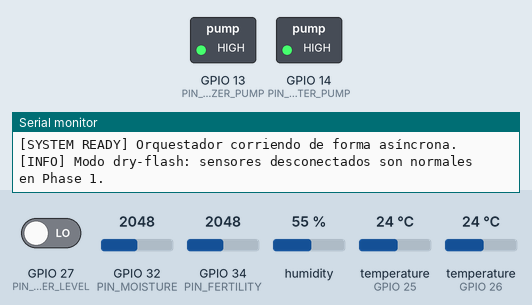
This program was run on a simulated ESP32. On the bench: switched loads named in the program (green lamp = pin HIGH), the last lines printed to the serial monitor. Inputs (shaded band) come from the test bench; at power-on: GPIO 32 (PIN_MOISTURE) = 2048, GPIO 34 (PIN_FERTILITY) = 2048, GPIO 27 (PIN_WATER_LEVEL) LOW, humidity 55 %, temperature (sensors on GPIO 25, GPIO 26) 24 °C.

Above: at 4.2 s.
4.3 s: GPIO 32 (PIN_MOISTURE) set to 160
10.6 s: GPIO 34 (PIN_FERTILITY) set to 160
22.2 s: GPIO 27 (PIN_WATER_LEVEL) driven HIGH
32.2 s: GPIO 32 (PIN_MOISTURE) set to 2434
42.2 s: GPIO 32 (PIN_MOISTURE) set to 2546
At 46.7 s:
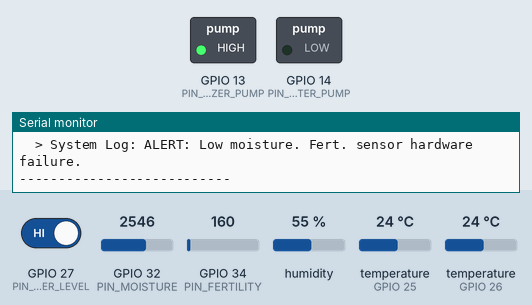
48.5 s: GPIO 34 (PIN_FERTILITY) set to 3232
57.2 s: GPIO 34 (PIN_FERTILITY) set to 3324
At 61.7 s:
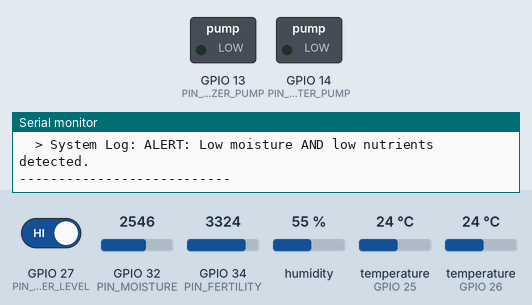
Timing chart, 0 to 63.2 s (numbered marks = the images above; inputs shaded):
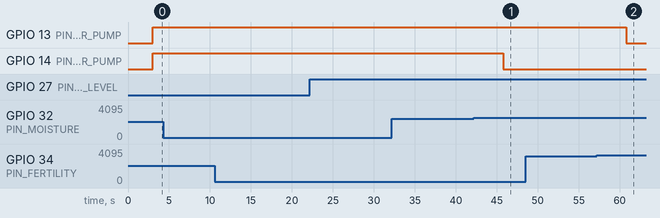

The program:

main.cpp
```cpp
#include <Arduino.h>
#include "IrrigationController.h"

// ==========================================
// CONFIGURACIÓN DE ASIGNACIÓN DE PINES (GPIO)
// ==========================================
// Pines de Sensores
const uint8_t PIN_MOISTURE    = 32; // ADC1
const uint8_t PIN_FERTILITY   = 34; // ADC1
const uint8_t PIN_TEMP_SUELO  = 25; // Bus OneWire digital
const uint8_t PIN_DHT22       = 26; // Digital DHT
const uint8_t PIN_WATER_LEVEL = 27; // Entrada Digital Boya

// Pines de Actuadores (Relés de Bombas)
const uint8_t PIN_WATER_PUMP      = 14; // Salida digital — seguro, no es strapping pin
const uint8_t PIN_FERTILIZER_PUMP = 13; // Salida digital — seguro, no es strapping pin

// Instanciación única del Orquestador Global
IrrigationController controller(
    PIN_MOISTURE, PIN_FERTILITY, PIN_TEMP_SUELO, PIN_DHT22, PIN_WATER_LEVEL,
    PIN_WATER_PUMP, PIN_FERTILIZER_PUMP
);

void setup() {
    // Abrimos consola serial para debugear
    Serial.begin(115200);
    delay(3000); // Allow time to open serial monitor before boot messages
    Serial.println("[SYSTEM START] Inicializando AquaEdge Core...");

    // Inicializa todo el pipeline de componentes
    controller.begin();

    Serial.println("[SYSTEM READY] Orquestador corriendo de forma asíncrona.");
    Serial.println("[INFO] Modo dry-flash: sensores desconectados son normales en Phase 1.");
}

void loop() {
    // El método tick se ejecuta a máxima velocidad revisando los deltas de tiempo
    controller.tick();

    // Aquí puedes meter otras tareas pesadas en el futuro sin que congelen el riego
}
```

AgronomicEvaluator.h
```cpp
#ifndef AGRONOMIC_EVALUATOR_H
#define AGRONOMIC_EVALUATOR_H

#include "Readings.h"

class AgronomicEvaluator {
private:
    // Umbrales de negocio (Reglas agronómicas fijas)
    const float MOISTURE_THRESHOLD = 30.0f;     // Suelo seco si es menor al 30%
    const float FERTILITY_THRESHOLD = 1.5f;    // Nutrientes bajos si la CE es menor a 1.5 mS/cm

public:
    // Constructor por defecto
    AgronomicEvaluator();

    // Método principal que recibe el estado inmutable y calcula el diagnóstico
    AgronomicDiagnosis evaluate(const CropState& state);
};

#endif // AGRONOMIC_EVALUATOR_H
```

BaseActuator.h
```cpp
#ifndef BASEACTUATOR_H
#define BASEACTUATOR_H

#include <Arduino.h>
#include "Types.h"

class BaseActuator {
protected:
    uint8_t pin; // Pin GPIO asignado al actuador en el ESP32

public:
    // Constructor que inicializa el pin físico
    BaseActuator(uint8_t actuatorPin) : pin(actuatorPin) {}

    // Destructor virtual para evitar memory leaks
    virtual ~BaseActuator() {}

    // Método de inicialización obligatorio (ej: configurar pinMode como OUTPUT)
    virtual void begin() = 0;

    // Método abstracto para ejecutar un comando específico de negocio
    virtual void execute(Command cmd) = 0;
};

#endif // BASEACTUATOR_H
```

BaseSensor.h
```cpp
#ifndef BASESENSOR_H
#define BASESENSOR_H

#include <Arduino.h> // Necesario para usar tipos nativos como uint8_t

class BaseSensor {
protected:
    uint8_t pin; // Pin GPIO asignado al sensor en el ESP32

public:
    // Constructor que inicializa el pin físico
    BaseSensor(uint8_t sensorPin) : pin(sensorPin) {}

    // Destructor virtual (Buena práctica en C++ para evitar memory leaks al usar herencia)
    virtual ~BaseSensor() {}

    // Método de inicialización (ej: configurar pinMode)
    virtual void begin() = 0; // = 0 significa que es una función virtual pura (abstracta)
};

#endif // BASESENSOR_H
```

DHT22Sensor.h
```cpp
#ifndef DHT22SENSOR_H
#define DHT22SENSOR_H

#include "BaseSensor.h"
#include "Readings.h"
#include <DHT.h> // Librería oficial de Adafruit para sensores DHT

class DHT22Sensor : public BaseSensor {
private:
    DHT dhtInstance; // Instancia interna de la librería de Adafruit

public:
    // Constructor: Pasa el pin a la base e inicializa la instancia interna
    // El segundo parámetro le dice a la librería que físicamente es un DHT22 (y no un DHT11)
    DHT22Sensor(uint8_t sensorPin);

    // Inicialización del sensor (configuración del protocolo)
    void begin() override;

    // Método que procesa las variables climáticas y devuelve el DTO compuesto
    EnvironmentReading read();
};

#endif // DHT22SENSOR_H
```

FertilizerPump.h
```cpp
#ifndef FERTILIZERPUMP_H
#define FERTILIZERPUMP_H

#include "BaseActuator.h"

class FertilizerPump : public BaseActuator {
public:
    FertilizerPump(uint8_t actuatorPin);
    void begin() override;
    void execute(Command cmd) override;
};

#endif // FERTILIZERPUMP_H
```

IrrigationController.h
```cpp
#ifndef IRRIGATIONCONTROLLER_H
#define IRRIGATIONCONTROLLER_H

#include "SoilMoistureSensor.h"
#include "SoilFertilitySensor.h"
#include "SoilTemperatureSensor.h"
#include "DHT22Sensor.h"
#include "WaterLevelSensor.h"
#include "AgronomicEvaluator.h"
#include "WaterPump.h"
#include "FertilizerPump.h"
#include "TelemetryClient.h"
#include "Types.h"

class IrrigationController {
private:
    // Instancias de Componentes mediante Composición
    SoilMoistureSensor     _moistureSensor;
    SoilFertilitySensor    _fertilitySensor;
    SoilTemperatureSensor  _tempSensor;
    DHT22Sensor            _dhtSensor;
    WaterLevelSensor       _waterLevelSensor;

    AgronomicEvaluator     _evaluador;

    WaterPump              _waterPump;
    FertilizerPump         _fertilizerPump;

    TelemetryClient        _telemetry;

    // Control de Tiempos Asíncronos
    unsigned long _lastTick;
    unsigned long _lastTelemetry;
    const unsigned long TICK_INTERVAL = 5000; // Ejecutar ciclo cada 5 segundos (5000ms)
    const unsigned long TELEMETRY_INTERVAL = 5000; // Reportar telemetría cada 5 segundos

    // Phase 2: Remote override state tracking (fixed-duration commands)
    struct OverrideState {
        bool active = false;
        unsigned long endTime = 0;
    };
    OverrideState _waterOverride;
    OverrideState _fertilizerOverride;

    static constexpr uint8_t MAX_CMD_RESULTS = 4;
    CommandResult _cmdResults[MAX_CMD_RESULTS];
    uint8_t _cmdResultCount = 0;

    void _checkOverrideTimeouts(unsigned long now);
    void _processRemoteCommands(const CropState& state, unsigned long now);
    void _reportCommandResult(const char* command, bool executed, const char* reason);
    void _driveActuators(AgronomicDiagnosis& diagnosis, unsigned long now);

public:
    // El constructor recibe los mapeos de pines asignados de todo el sistema
    IrrigationController(
        uint8_t pinMoisture, uint8_t pinFertility, uint8_t pinTemp, uint8_t pinDHT, uint8_t pinWaterLevel,
        uint8_t pinWaterPump, uint8_t pinFertilizerPump
    );

    void begin();

    // Método cíclico principal (se invoca en el loop sin bloquear)
    void tick();
};

#endif // IRRIGATIONCONTROLLER_H
```

Readings.h
```cpp
#ifndef READINGS_H
#define READINGS_H

#include "Types.h"

struct SoilMoistureReading {
    float percentage;
    int rawValue; // ADC crudo (0–4095) para calibración y debugging
    bool isValid; // True si el sensor capacitivo está respondiendo correctamente
};

struct SoilFertilityReading {
    float conductivity;
    int rawValue; // ADC crudo (0–4095) para calibración y debugging
    bool isValid; // True si el sensor resistivo YL-69 está conectado
};

struct SoilTemperatureReading {
    float celsius;
    bool isValid; // True si la sonda DS18B20 responde en el bus OneWire
};

struct EnvironmentReading {
    float temperature;
    float humidity;
    bool isValid; // True si el DHT22 no arroja NaN (Not a Number)
};

struct WaterLevelReading {
    WaterLevelStatus status;
    bool isValid; // True si los pines de la boya hacen buen contacto
};

struct CropState {
    SoilMoistureReading soilMoisture;
    SoilFertilityReading soilFertility;
    SoilTemperatureReading soilTemperature;
    EnvironmentReading environment;
    WaterLevelReading waterLevel;
};

struct AgronomicDiagnosis {
    bool requiresIrrigation;
    bool requiresFertilization;
    const char* alertMessage;
};

#endif
```

SoilFertilitySensor.h
```cpp
#ifndef SOILFERTILITYSENSOR_H
#define SOILFERTILITYSENSOR_H

#include "BaseSensor.h"
#include "Readings.h"

class SoilFertilitySensor : public BaseSensor {
private:
    // Valores de calibración típicos para conductividad eléctrica (EC) cruda
    // Se calibran metiendo el sensor en agua destilada (baja fertilidad)
    // versus agua con fertilizante/compost disuelto (alta fertilidad)
    const uint16_t MAX_RESISTANCE = 4095; // Suelo pobre en nutrientes (Voltaje alto) — calibrado
    const uint16_t MIN_RESISTANCE = 1400; // Suelo óptimo/saturado de nutrientes (Voltaje bajo) — calibrado con buffer

public:
    // Constructor que delega el pin a BaseSensor
    SoilFertilitySensor(uint8_t sensorPin);

    // Implementación del contrato de inicialización
    void begin() override;

    // Método para resolver la lectura y devolver el DTO específico
    SoilFertilityReading read();
};

#endif // SOILFERTILITYSENSOR_H
```

SoilMoistureSensor.h
```cpp
#ifndef SOILMOISTURESENSOR_H
#define SOILMOISTURESENSOR_H

#include "BaseSensor.h"
#include "Readings.h"

class SoilMoistureSensor : public BaseSensor {
private:
    // Valores de calibración típicos para el ADC de 12 bits del ESP32
    // Nota: Estos valores se ajustan con pruebas reales metiendo el sensor en agua y aire
    const uint16_t AIR_VALUE = 3120;  // Valor crudo en seco (0%) — calibrado
    const uint16_t WATER_VALUE = 1070; // Valor crudo en agua (100%) — calibrado

public:
    // Constructor: Pasa el pin a la clase base usando la lista de inicialización
    SoilMoistureSensor(uint8_t sensorPin);

    // Implementación obligatoria del método de la interfaz/clase abstracta
    void begin() override;

    // Método propio para obtener el DTO de lectura estructurado
    SoilMoistureReading read();
};

#endif // SOILMOISTURESENSOR_H
```

SoilTemperatureSensor.h
```cpp
#ifndef SOILTEMPERATURESENSOR_H
#define SOILTEMPERATURESENSOR_H

#include "BaseSensor.h"
#include "Readings.h"
#include <OneWire.h>           // Librería de bajo nivel para el bus
#include <DallasTemperature.h> // Librería de alto nivel para el chip

class SoilTemperatureSensor : public BaseSensor {
private:
    // Creamos las instancias necesarias para gestionar la comunicación digital
    OneWire oneWireInstance;
    DallasTemperature dallasSensor;
    bool _initialized;

public:
    // Constructor
    SoilTemperatureSensor(uint8_t sensorPin);

    // Inicialización del bus OneWire
    void begin() override;

    // Método para capturar la temperatura en formato DTO
    SoilTemperatureReading read();
};

#endif // SOILTEMPERATURESENSOR_H
```

TelemetryClient.h
```cpp
#ifndef TELEMETRYCLIENT_H
#define TELEMETRYCLIENT_H

#include <Arduino.h>
#include <WiFi.h>
#include <HTTPClient.h>
#include <ArduinoJson.h>
#include "Readings.h"
#include "Types.h"

class TelemetryClient {
public:
    TelemetryClient();
    void begin();
    void send(const CropState& state, const AgronomicDiagnosis& diagnosis,
              const CommandResult* cmdResults = nullptr, uint8_t cmdResultCount = 0);

    // Phase 2: retrieve commands piggybacked in the telemetry response
    bool hasPendingCommands() const;
    uint8_t pendingCommandCount() const;
    const RemoteCommand* pendingCommands() const;
    void clearPendingCommands();

private:
    unsigned long _tickCount;
    unsigned long _lastWiFiAttempt;
    unsigned long _txFailures;
    const unsigned long WIFI_RETRY_INTERVAL_MS = 30000; // 30 seconds

    RemoteCommand _pendingCommands[MAX_PENDING_COMMANDS];
    uint8_t _pendingCount;

    bool _ensureWiFi();
    void _sendHttp(const String& jsonPayload);
    void _parseResponse(const String& responseBody);
    String _buildJson(const CropState& state, const AgronomicDiagnosis& diagnosis, const CommandResult* cmdResults, uint8_t cmdResultCount);
    String _isoTimestamp() const;
    void _printSerial(const CropState& state, const AgronomicDiagnosis& diagnosis);
};

#endif // TELEMETRYCLIENT_H
```

Types.h
```cpp
#ifndef TYPES_H
#define TYPES_H

#include <Arduino.h>

// Comandos de acción que el controlador puede ejecutar en los actuadores
enum class Command {
    NONE,
    TURN_ON_WATER,
    TURN_OFF_WATER,
    TURN_ON_FERTILIZER,
    TURN_OFF_FERTILIZER
};

// Estados posibles del nivel de los tanques
enum class WaterLevelStatus {
    EMPTY,
    SUFFICIENT
};

// ---------------------------------------------------------------------------
// Phase 2: Remote command structures
// ---------------------------------------------------------------------------

// Maximum number of remote commands that can be queued per telemetry cycle
constexpr uint8_t MAX_PENDING_COMMANDS = 4;

// Parsed remote command received from the edge gateway
struct RemoteCommand {
    char target[20];      // e.g. "water_pump", "fertilizer_pump"
    char state[8];        // e.g. "ON", "OFF"
    uint16_t durationSec; // 0 = indefinite (evaluator-controlled), >0 = fixed override
    bool valid = false;   // true if this slot contains an active command
};

// Result of a command execution for reporting back to the edge
struct CommandResult {
    char command[64];
    bool executed;
    char reason[64];
    bool valid = false;
};

#endif // TYPES_H
```

WaterLevelSensor.h
```cpp
#ifndef WATERLEVELSENSOR_H
#define WATERLEVELSENSOR_H

#include "BaseSensor.h"
#include "Readings.h"

class WaterLevelSensor : public BaseSensor {
public:
    // Constructor: Pasa el pin a la clase BaseSensor
    WaterLevelSensor(uint8_t sensorPin);

    // Inicialización del pin digital
    void begin() override;

    // Método que evalúa el estado del tanque y devuelve el DTO
    WaterLevelReading read();
};

#endif // WATERLEVELSENSOR_H
```

WaterPump.h
```cpp
#ifndef WATERPUMP_H
#define WATERPUMP_H

#include "BaseActuator.h"

class WaterPump : public BaseActuator {
public:
    WaterPump(uint8_t actuatorPin);
    void begin() override;
    void execute(Command cmd) override;
};

#endif // WATERPUMP_H
```

AgronomicEvaluator.cpp
```cpp
#include "AgronomicEvaluator.h"

AgronomicEvaluator::AgronomicEvaluator() {}

AgronomicDiagnosis AgronomicEvaluator::evaluate(const CropState& state) {
    AgronomicDiagnosis diagnosis;

    // Inicializamos por defecto los estados del DTO de diagnóstico
    diagnosis.requiresIrrigation = false;
    diagnosis.requiresFertilization = false;
    diagnosis.alertMessage = "SYSTEM_OK";

    // 1. REGLA DE SEGURIDAD CRÍTICA: Verificación del tanque de agua
    if (state.waterLevel.isValid && state.waterLevel.status == WaterLevelStatus::EMPTY) {
        diagnosis.requiresIrrigation = false;
        diagnosis.requiresFertilization = false;
        diagnosis.alertMessage = "CRITICAL_ALERT: Water tank is empty! Pumps disabled.";
        return diagnosis; // Cortocircuitamos el flujo por seguridad para no fundir las bombas
    }

    // 2. REGLA DE RIEGO (Humedad del suelo)
    if (state.soilMoisture.isValid) {
        if (state.soilMoisture.percentage < MOISTURE_THRESHOLD) {
            diagnosis.requiresIrrigation = true;
            diagnosis.alertMessage = "ALERT: Low soil moisture. Requesting irrigation.";
        }
    } else {
        // Si el hardware falla, no arriesgamos el cultivo pero alertamos al pipeline
        diagnosis.alertMessage = "HARDWARE_ERROR: Soil moisture sensor failure.";
    }

    // 3. REGLA DE FERTILIZACIÓN (Conductividad eléctrica / Nutrientes)
    if (state.soilFertility.isValid) {
        if (state.soilFertility.conductivity < FERTILITY_THRESHOLD) {
            diagnosis.requiresFertilization = true;
            // Si ya había una alerta de humedad, concatenamos el mensaje conceptualmente
            if (diagnosis.requiresIrrigation) {
                diagnosis.alertMessage = "ALERT: Low moisture AND low nutrients detected.";
            } else {
                diagnosis.alertMessage = "ALERT: Low nutrient levels detected.";
            }
        }
    } else {
        if (state.soilMoisture.isValid && state.soilMoisture.percentage < MOISTURE_THRESHOLD) {
            diagnosis.alertMessage = "ALERT: Low moisture. Fert. sensor hardware failure.";
        } else {
            diagnosis.alertMessage = "HARDWARE_ERROR: Soil fertility sensor failure.";
        }
    }

    return diagnosis;
}
```

DHT22Sensor.cpp
```cpp
#include "DHT22Sensor.h"
#include <cmath> // Necesario para usar std::isnan

DHT22Sensor::DHT22Sensor(uint8_t sensorPin)
    : BaseSensor(sensorPin), dhtInstance(sensorPin, DHT22) {}

void DHT22Sensor::begin() {
    dhtInstance.begin();
    yield(); // Feed watchdog during DHT library init
}

EnvironmentReading DHT22Sensor::read() {
    EnvironmentReading reading;

    // 1. Consumir las lecturas digitales desde la librería de Adafruit
    float h = dhtInstance.readHumidity();
    float t = dhtInstance.readTemperature(); // Por defecto lee en Celsius

    // 2. Validación de Hardware: Si el cable de datos del DHT22 se desconecta,
    // la librería no devuelve un número, devuelve un estado eléctrico flotante "NaN"
    if (std::isnan(h) || std::isnan(t) || h < 0.0f || h > 100.0f || t < -40.0f || t > 80.0f) {
        reading.temperature = 0.0f;
        reading.humidity = 0.0f;
        reading.isValid = false; // Flag para alertar al pipeline de telemetría
        return reading;
    }

    // 3. Mapeo directo al DTO inmutable si todo está correcto
    reading.temperature = t;
    reading.humidity = h;
    reading.isValid = true;

    return reading;
}
```

FertilizerPump.cpp
```cpp
#include "FertilizerPump.h"

FertilizerPump::FertilizerPump(uint8_t actuatorPin) : BaseActuator(actuatorPin) {}

void FertilizerPump::begin() {
    pinMode(pin, OUTPUT);
    // Relay module is ACTIVE-LOW: HIGH = relay de-energized = pump OFF
    digitalWrite(pin, HIGH);
}

void FertilizerPump::execute(Command cmd) {
    if (cmd == Command::TURN_ON_FERTILIZER) {
        // ACTIVE-LOW: LOW energizes the relay coil → pump ON
        digitalWrite(pin, LOW);
    }
    else if (cmd == Command::TURN_OFF_FERTILIZER || cmd == Command::NONE) {
        // HIGH de-energizes the relay coil → pump OFF
        digitalWrite(pin, HIGH);
    }
}
```

Source omitted: IrrigationController.cpp (7266 bytes), SoilFertilitySensor.cpp (1581 bytes), SoilMoistureSensor.cpp (1301 bytes), SoilTemperatureSensor.cpp (2176 bytes), TelemetryClient.cpp (11274 bytes), WaterLevelSensor.cpp (1106 bytes), WaterPump.cpp (666 bytes)

Measured:
- the behaviour switches between 2505 and 2506 on GPIO 32 (PIN_MOISTURE) (found by bisection; images 0 and 1)
- the behaviour switches between 3286 and 3287 on GPIO 34 (PIN_FERTILITY) (found by bisection; images 1 and 2)
- after the input at 42.2 s, GPIO 14 (PIN_WATER_PUMP): HIGH → LOW after 3.6 s
- after the input at 57.2 s, GPIO 13 (PIN_FERTILIZER_PUMP): HIGH → LOW after 3.6 s
